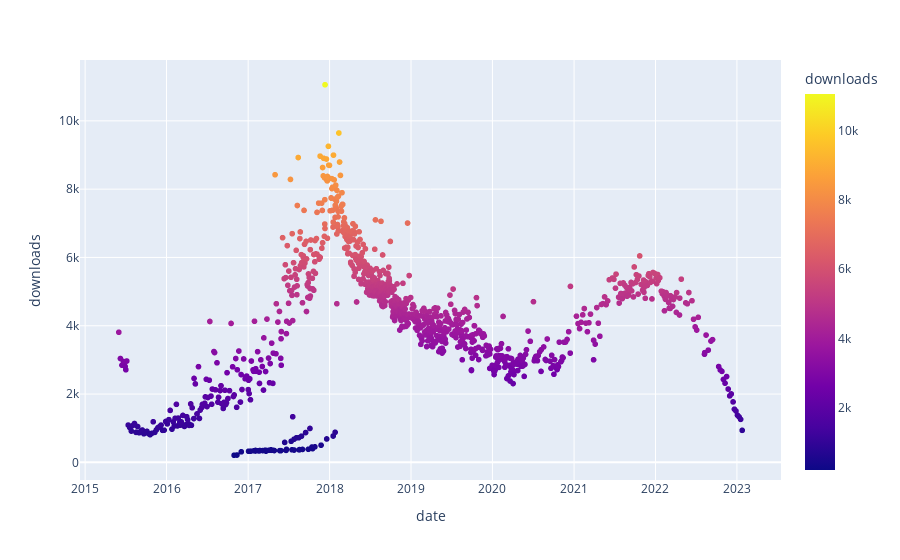

Notebook source saved alongside this figure:
### Code cell
fig = px.scatter(df_episodic, x="date", y="downloads", color='downloads', hover_name='title')
fig.show()

### Figure 1 — Plotly figure (JSON) as saved in the notebook; plotly's stock layout.template omitted (floating-point values rounded to 4 significant figures; data arrays with more than 128 entries replaced by an {"elided": "..."} marker saying what was removed)
{"data": [{"hovertemplate": "<b>%{hovertext}</b><br><br>date=%{x}<br>downloads=%{marker.color}<extra></extra>", "hovertext": {"elided": "1011 str values"}, "legendgroup": "", "marker": {"color": {"elided": "1011 int values"}, "coloraxis": "coloraxis", "symbol": "circle"}, "mode": "markers", "name": "", "showlegend": false, "type": "scattergl", "x": {"elided": "1011 str values"}, "xaxis": "x", "y": {"elided": "1011 int values"}, "yaxis": "y"}], "layout": {"autosize": true, "coloraxis": {"colorbar": {"title": {"text": "downloads"}}, "colorscale": [[0, "#0d0887"], [0.1111, "#46039f"], [0.2222, "#7201a8"], [0.3333, "#9c179e"], [0.4444, "#bd3786"], [0.5556, "#d8576b"], [0.6667, "#ed7953"], [0.7778, "#fb9f3a"], [0.8889, "#fdca26"], [1, "#f0f921"]]}, "legend": {"tracegroupgap": 0}, "margin": {"t": 60}, "xaxis": {"anchor": "y", "autorange": true, "domain": [0, 1], "range": ["2014-12-10 13:46:22.3041", "2023-07-16 03:48:21.6959"], "title": {"text": "date"}, "type": "date"}, "yaxis": {"anchor": "x", "autorange": true, "domain": [0, 1], "range": [-632.0, 11900.0], "title": {"text": "downloads"}, "type": "linear"}}}
